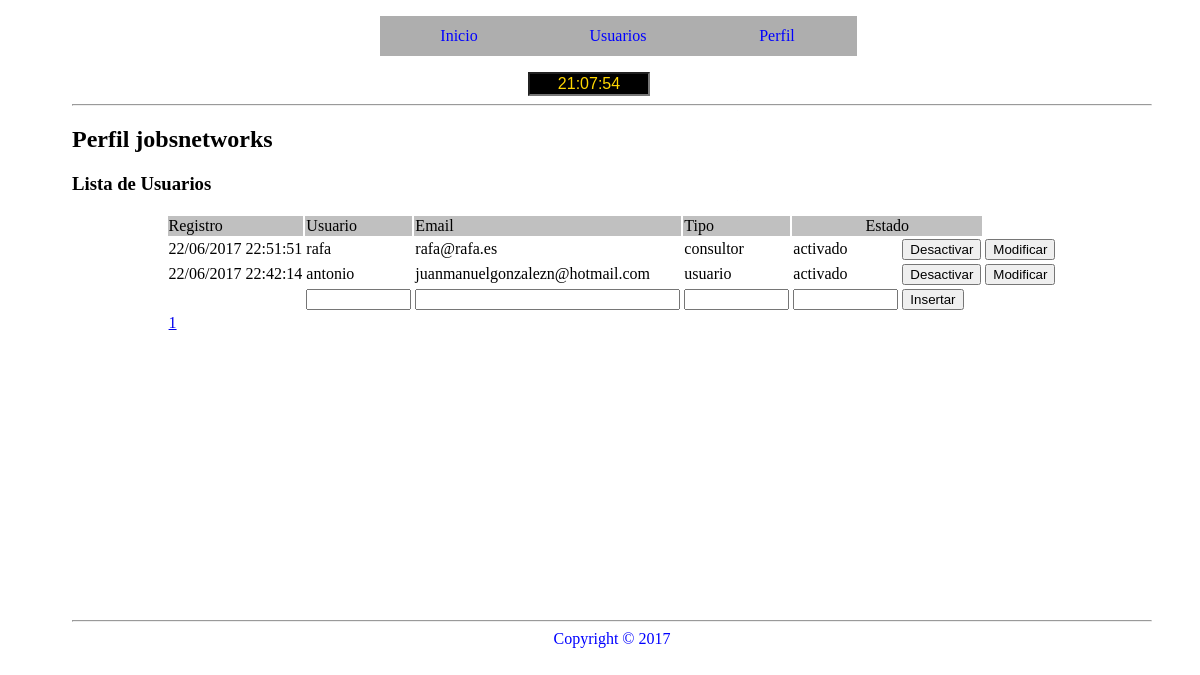
Page /controller/c_perfil.php?menu=8 (signed in) on the committed database.
### tables this page shows
CREATE TABLE `usuarios` (
  `idUsuario` int(11) NOT NULL,
  `username` varchar(20) NOT NULL,
  `password` varchar(255) NOT NULL,
  `email` varchar(255) NOT NULL,
  `name` varchar(100) NOT NULL,
  `surname` varchar(100) NOT NULL,
  `dni` varchar(10) NOT NULL,
  `birthday` date NOT NULL,
  `address` varchar(100) NOT NULL,
  `postal` varchar(5) NOT NULL,
  `town` varchar(100) NOT NULL,
  `province` varchar(100) NOT NULL,
  `mobile` varchar(9) NOT NULL,
  `telephone` varchar(9) DEFAULT NULL,
  `tipoUsuario` varchar(15) NOT NULL DEFAULT 'usuario',
  `estado` varchar(15) NOT NULL DEFAULT 'activado',
  `registro` datetime DEFAULT CURRENT_TIMESTAMP,
  `photo` varchar(100) DEFAULT NULL
);

### controller/c_mostrarUsuarios.php (called while the page is built, shortened)
<?php
	require_once("../model/m_mostrarUsuarios.php");
	require_once("../view/v_mostrarUsuario.php");
 ?>

### model/Usuarios.php (called while the page is built, shortened)
<?php
	require_once('Conectar.php');
	class Usuarios {
		private $conectado;
		private $empezar_desde;
		private $tamano_paginas;
		public function __construct($idUsuario=null){
			$this->conectarse= new Conectar();
			$this->conectado=$this->conectarse->conexion();
		}
		public function getUsuarios() {
			$this->paginar();
			$sql="SELECT * FROM usuarios ORDER BY registro desc LIMIT $this->empezar_desde, $this->tamano_paginas";
			$resultado=$this->conectado->query($sql);
			while ($filas=$resultado->fetch_assoc()) {
				$this->usuarios[]=$filas;
			}
			return $this->usuarios;
		}
	    public function paginar() {
	    	$this->tamano_paginas=8;
      		if (isset($_GET["pagina"])) {
        		if ($_GET["pagina"]==1) {
          			header("location:c_perfil.php?menu=8");
        		} else {
          			$pagina=$_GET["pagina"];
        		}
      		} else {
        		$pagina=1;
      		}
      		$this->empezar_desde=($pagina-1)*$this->tamano_paginas;
      		$sql_total="SELECT * FROM usuarios";
      		$resultado=$this->conectado->query($sql_total);
	    	$num_filas=$resultado->num_rows;
	     	$total_paginas=ceil($num_filas/$this->tamano_paginas);
	    }
	}
 ?>

### model/Conectar.php (called while the page is built, shortened)
<?php
	class Conectar {
		 private $serverlocal;
		 public $login;
  		 public $contrasena;
  		 private $database;
         private $charset;
    	 private $conexion;
		public function __construct() {
			$this->serverlocal=SERVERLOCAL;
			$this->login=LOGIN;
			$this->contrasena=CONTRASENA;
			$this->database=DATABASE;
			$this->charset=CHARSET;
			$this->conexion="";
		}
		public function conexion(){
			try {
				$this->conexion = new mysqli($this->serverlocal, $this->login, $this->contrasena, $this->database);
				$this->conexion->query("SET NAMES '" . $this->charset . "'");
			} catch (Exception $e) {
				die("Error " . $e->getMessage());
				echo "Línea del error " . $e->getLine();
			}
			return $this->conexion;
		}
	}
 ?>

### model/m_mostrarUsuarios.php (called while the page is built, shortened)
<?php
	require_once("Usuarios.php");
	class MostrarUsuario {
		public $objetoUsuario;
		public function __construct($idUsuario=null) {
			$this->objetoUsuario = new Usuarios($idUsuario);
		}
		public function mostrar() {
			$arrayPersonas=$this->objetoUsuario->getUsuarios();
			return $arrayPersonas;
		}
	}
 ?>

### view/v_mostrarUsuario.php (the view, shortened to what this page needs)
<?php
  $objetoMostrar = new MostrarUsuario();
  $arrayMostrar=$objetoMostrar->mostrar();
 ?>
  <h3>Lista de Usuarios </h3>
  <form action="" method="post">
  <table width="60%" border="0" align="center">
    <tr>
      <td class="primera_fila">Registro</td>
      <td class="primera_fila">Usuario</td>
      <td class="primera_fila">Email</td>
      <td class="primera_fila">Tipo</td>
      <td class="primera_fila" colspan="2" align="center">Estado</td>
      <td>&nbsp;</td>
    </tr>
    <?php
        foreach ($arrayMostrar as $persona):
          if ($persona['idUsuario'] != 1) {
    ?>
    <tr>
      <td nowrap><?php
                        $fecha=$persona["registro"];
                        $objeto = DateTime::createFromFormat('Y-m-d H:i:s', $fecha);
                        $cadena= date_format($objeto, "d/m/Y H:i:s");
                        echo $cadena;
      ?></td>
      <td><?php echo $persona["username"];?></td>
      <td><?php echo $persona["email"]; ?></td>
      <td><?php echo $persona["tipoUsuario"]; ?></td>
      <?php if ($persona["estado"]=="activado") {  ?>
        <td><?php echo $persona["estado"]; ?></td>
        <?php } ?>
        <?php if ($persona["estado"]=="desactivado") {  ?>
          <td><?php echo $persona["estado"]; ?></td>
       <?php  } else { ?>
        <td><a href="../controller/c_perfil.php?menu=8&Id_d=<?php echo $persona['idUsuario']; ?>"><input type='button' name='boton_desactivar' value='Desactivar'></a></td>
        <?php } ?>
        <td><a href="javascript:Abrir('../controller/c_modificarTipoUsuarios.php?Id_mt=<?php echo $persona["idUsuario"]; ?>')"><input type='button' name='boton_modificar_tipo' value='Modificar'></a></td>
    <?php
        }
        endforeach;
    ?>
      <tr>
      <td>&nbsp;</td>
      <td><input type='text' name='Usu' size='10' class='centrado'></td>
      <td><input type='text' name='Email' size='30' class='centrado'></td>
      <td><input type='text' name='Tipo' size='10' class='centrado'></td>
      <td><input type='text' name='Estado' size='10' class='centrado'></td>
      <td><input type='submit' name='insertar_nuevo' value='Insertar'></td>
    </tr>
    <tr>
      <td>
      <?php
          for ($i=1; $i <=$_ENV; $i++) {
            echo "<a href='?menu=8&pagina=" . $i . "'>" . $i . "</a>  ";
          }
       ?>
      </td>
    </tr>
  </table>
  </form>

### view/css/perfil.css (style rules this page uses)
body { width: 90%; height: 100%; margin-left: 4%; }
table .primera_fila { font-size:1rem; background-color:#C0C0C0; width: 50px; }

### rows in the picture
usuarios: registro "22/06/2017 22:51:51", username "rafa", email "rafa@rafa.es", tipoUsuario "consultor", estado "activado"
usuarios: registro "22/06/2017 22:42:14", username "antonio", email "juanmanuelgonzalezn@hotmail.com", tipoUsuario "usuario", estado "activado"

### other values in the picture
$_SESSION['username'] "jobsnetworks"
